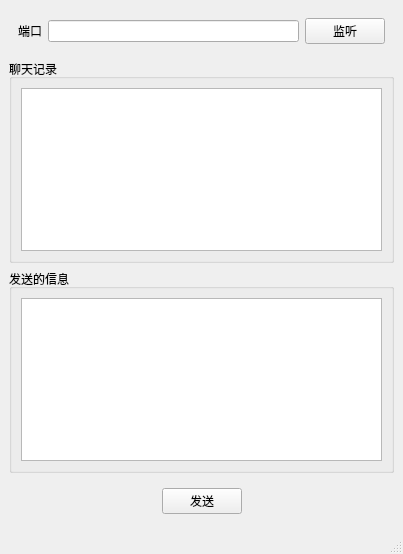
<?xml version="1.0" encoding="UTF-8"?>
<ui version="4.0">
 <class>MainWindow</class>
 <widget class="QMainWindow" name="MainWindow">
  <property name="geometry">
   <rect>
    <x>0</x>
    <y>0</y>
    <width>403</width>
    <height>554</height>
   </rect>
  </property>
  <property name="windowTitle">
   <string>MainWindow</string>
  </property>
  <widget class="QWidget" name="centralwidget">
   <layout class="QVBoxLayout" name="verticalLayout">
    <item>
     <widget class="QWidget" name="widget" native="true">
      <layout class="QHBoxLayout" name="horizontalLayout">
       <item>
        <widget class="QLabel" name="label">
         <property name="text">
          <string>端口</string>
         </property>
        </widget>
       </item>
       <item>
        <widget class="QLineEdit" name="port"/>
       </item>
       <item>
        <widget class="QPushButton" name="setListen">
         <property name="text">
          <string>监听</string>
         </property>
        </widget>
       </item>
      </layout>
     </widget>
    </item>
    <item>
     <widget class="QGroupBox" name="groupBox">
      <property name="title">
       <string>聊天记录</string>
      </property>
      <layout class="QHBoxLayout" name="horizontalLayout_2">
       <item>
        <widget class="QTextEdit" name="record"/>
       </item>
      </layout>
     </widget>
    </item>
    <item>
     <widget class="QGroupBox" name="groupBox_2">
      <property name="title">
       <string>发送的信息</string>
      </property>
      <layout class="QHBoxLayout" name="horizontalLayout_3">
       <item>
        <widget class="QTextEdit" name="msg"/>
       </item>
      </layout>
     </widget>
    </item>
    <item>
     <widget class="QWidget" name="widget_2" native="true">
      <layout class="QHBoxLayout" name="horizontalLayout_4">
       <item>
        <spacer name="horizontalSpacer">
         <property name="orientation">
          <enum>Qt::Horizontal</enum>
         </property>
         <property name="sizeHint" stdset="0">
          <size>
           <width>135</width>
           <height>20</height>
          </size>
         </property>
        </spacer>
       </item>
       <item>
        <widget class="QPushButton" name="sendMsg">
         <property name="text">
          <string>发送</string>
         </property>
        </widget>
       </item>
       <item>
        <spacer name="horizontalSpacer_2">
         <property name="orientation">
          <enum>Qt::Horizontal</enum>
         </property>
         <property name="sizeHint" stdset="0">
          <size>
           <width>134</width>
           <height>20</height>
          </size>
         </property>
        </spacer>
       </item>
      </layout>
     </widget>
    </item>
   </layout>
  </widget>
  <widget class="QMenuBar" name="menubar">
   <property name="geometry">
    <rect>
     <x>0</x>
     <y>0</y>
     <width>403</width>
     <height>28</height>
    </rect>
   </property>
  </widget>
  <widget class="QStatusBar" name="statusbar"/>
 </widget>
 <resources/>
 <connections/>
</ui>
